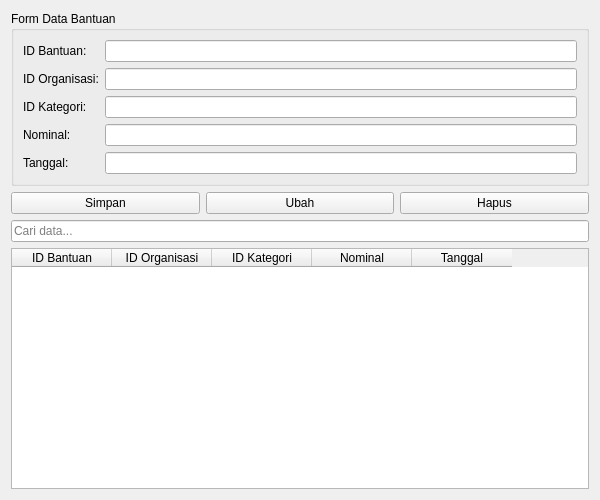
<?xml version="1.0" encoding="UTF-8"?>
<ui version="4.0">
 <class>Form</class>
 <widget class="QWidget" name="Form">
  <property name="geometry">
   <rect>
    <x>0</x>
    <y>0</y>
    <width>600</width>
    <height>500</height>
   </rect>
  </property>
  <property name="windowTitle">
   <string>Data Bantuan</string>
  </property>
  <layout class="QVBoxLayout" name="verticalLayout">
   <item>
    <widget class="QGroupBox" name="groupBox">
     <property name="title">
      <string>Form Data Bantuan</string>
     </property>
     <layout class="QFormLayout" name="formLayout">
      <item row="0" column="0">
       <widget class="QLabel" name="label">
        <property name="text">
         <string>ID Bantuan:</string>
        </property>
       </widget>
      </item>
      <item row="0" column="1">
       <widget class="QLineEdit" name="editIdBantuan"/>
      </item>
      <item row="1" column="0">
       <widget class="QLabel" name="label_2">
        <property name="text">
         <string>ID Organisasi:</string>
        </property>
       </widget>
      </item>
      <item row="1" column="1">
       <widget class="QLineEdit" name="editIdOrganisasi"/>
      </item>
      <item row="2" column="0">
       <widget class="QLabel" name="label_3">
        <property name="text">
         <string>ID Kategori:</string>
        </property>
       </widget>
      </item>
      <item row="2" column="1">
       <widget class="QLineEdit" name="editIdKategori"/>
      </item>
      <item row="3" column="0">
       <widget class="QLabel" name="label_4">
        <property name="text">
         <string>Nominal:</string>
        </property>
       </widget>
      </item>
      <item row="3" column="1">
       <widget class="QLineEdit" name="editNominal"/>
      </item>
      <item row="4" column="0">
       <widget class="QLabel" name="label_5">
        <property name="text">
         <string>Tanggal:</string>
        </property>
       </widget>
      </item>
      <item row="4" column="1">
       <widget class="QLineEdit" name="editTanggal"/>
      </item>
     </layout>
    </widget>
   </item>
   <item>
    <layout class="QHBoxLayout" name="horizontalLayout">
     <item>
      <widget class="QPushButton" name="btnSimpan">
       <property name="text">
        <string>Simpan</string>
       </property>
      </widget>
     </item>
     <item>
      <widget class="QPushButton" name="btnUbah">
       <property name="text">
        <string>Ubah</string>
       </property>
      </widget>
     </item>
     <item>
      <widget class="QPushButton" name="btnHapus">
       <property name="text">
        <string>Hapus</string>
       </property>
      </widget>
     </item>
    </layout>
   </item>
   <item>
    <widget class="QLineEdit" name="editCari">
     <property name="placeholderText">
      <string>Cari data...</string>
     </property>
    </widget>
   </item>
   <item>
    <widget class="QTableWidget" name="tabelBantuan">
     <column>
      <property name="text">
       <string>ID Bantuan</string>
      </property>
     </column>
     <column>
      <property name="text">
       <string>ID Organisasi</string>
      </property>
     </column>
     <column>
      <property name="text">
       <string>ID Kategori</string>
      </property>
     </column>
     <column>
      <property name="text">
       <string>Nominal</string>
      </property>
     </column>
     <column>
      <property name="text">
       <string>Tanggal</string>
      </property>
     </column>
    </widget>
   </item>
  </layout>
 </widget>
 <resources/>
 <connections/>
</ui>
